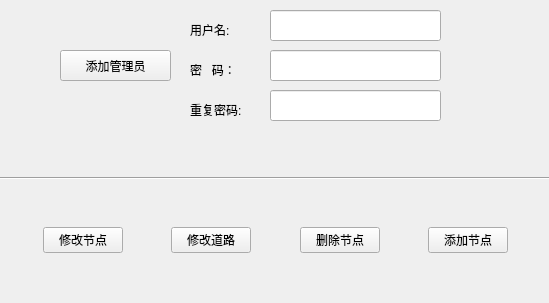
<?xml version="1.0" encoding="UTF-8"?>
<ui version="4.0">
 <class>loada</class>
 <widget class="QWidget" name="loada">
  <property name="geometry">
   <rect>
    <x>0</x>
    <y>0</y>
    <width>549</width>
    <height>303</height>
   </rect>
  </property>
  <property name="windowTitle">
   <string>Form</string>
  </property>
  <widget class="QLineEdit" name="name">
   <property name="geometry">
    <rect>
     <x>270</x>
     <y>10</y>
     <width>171</width>
     <height>31</height>
    </rect>
   </property>
  </widget>
  <widget class="QPushButton" name="add">
   <property name="geometry">
    <rect>
     <x>60</x>
     <y>50</y>
     <width>111</width>
     <height>31</height>
    </rect>
   </property>
   <property name="text">
    <string>添加管理员</string>
   </property>
  </widget>
  <widget class="QLabel" name="label">
   <property name="geometry">
    <rect>
     <x>190</x>
     <y>20</y>
     <width>69</width>
     <height>19</height>
    </rect>
   </property>
   <property name="text">
    <string>用户名:</string>
   </property>
  </widget>
  <widget class="QLabel" name="label_2">
   <property name="geometry">
    <rect>
     <x>190</x>
     <y>60</y>
     <width>69</width>
     <height>19</height>
    </rect>
   </property>
   <property name="text">
    <string>密   码：</string>
   </property>
  </widget>
  <widget class="QLabel" name="label_3">
   <property name="geometry">
    <rect>
     <x>190</x>
     <y>100</y>
     <width>69</width>
     <height>19</height>
    </rect>
   </property>
   <property name="text">
    <string>重复密码:</string>
   </property>
  </widget>
  <widget class="QLineEdit" name="pass">
   <property name="geometry">
    <rect>
     <x>270</x>
     <y>50</y>
     <width>171</width>
     <height>31</height>
    </rect>
   </property>
  </widget>
  <widget class="QLineEdit" name="pass2">
   <property name="geometry">
    <rect>
     <x>270</x>
     <y>90</y>
     <width>171</width>
     <height>31</height>
    </rect>
   </property>
  </widget>
  <widget class="QLabel" name="tishi">
   <property name="geometry">
    <rect>
     <x>210</x>
     <y>130</y>
     <width>201</width>
     <height>21</height>
    </rect>
   </property>
   <property name="text">
    <string/>
   </property>
  </widget>
  <widget class="Line" name="line">
   <property name="geometry">
    <rect>
     <x>0</x>
     <y>170</y>
     <width>551</width>
     <height>16</height>
    </rect>
   </property>
   <property name="orientation">
    <enum>Qt::Horizontal</enum>
   </property>
  </widget>
  <widget class="QWidget" name="horizontalLayoutWidget">
   <property name="geometry">
    <rect>
     <x>0</x>
     <y>180</y>
     <width>551</width>
     <height>121</height>
    </rect>
   </property>
   <layout class="QHBoxLayout" name="horizontalLayout">
    <item>
     <spacer name="horizontalSpacer">
      <property name="orientation">
       <enum>Qt::Horizontal</enum>
      </property>
      <property name="sizeHint" stdset="0">
       <size>
        <width>40</width>
        <height>20</height>
       </size>
      </property>
     </spacer>
    </item>
    <item>
     <widget class="QPushButton" name="modify">
      <property name="text">
       <string>修改节点</string>
      </property>
     </widget>
    </item>
    <item>
     <spacer name="horizontalSpacer_5">
      <property name="orientation">
       <enum>Qt::Horizontal</enum>
      </property>
      <property name="sizeHint" stdset="0">
       <size>
        <width>40</width>
        <height>20</height>
       </size>
      </property>
     </spacer>
    </item>
    <item>
     <widget class="QPushButton" name="modedge">
      <property name="text">
       <string>修改道路</string>
      </property>
     </widget>
    </item>
    <item>
     <spacer name="horizontalSpacer_2">
      <property name="orientation">
       <enum>Qt::Horizontal</enum>
      </property>
      <property name="sizeHint" stdset="0">
       <size>
        <width>40</width>
        <height>20</height>
       </size>
      </property>
     </spacer>
    </item>
    <item>
     <widget class="QPushButton" name="delete_2">
      <property name="text">
       <string>删除节点</string>
      </property>
     </widget>
    </item>
    <item>
     <spacer name="horizontalSpacer_3">
      <property name="orientation">
       <enum>Qt::Horizontal</enum>
      </property>
      <property name="sizeHint" stdset="0">
       <size>
        <width>40</width>
        <height>20</height>
       </size>
      </property>
     </spacer>
    </item>
    <item>
     <widget class="QPushButton" name="addnode">
      <property name="text">
       <string>添加节点</string>
      </property>
     </widget>
    </item>
    <item>
     <spacer name="horizontalSpacer_4">
      <property name="orientation">
       <enum>Qt::Horizontal</enum>
      </property>
      <property name="sizeHint" stdset="0">
       <size>
        <width>40</width>
        <height>20</height>
       </size>
      </property>
     </spacer>
    </item>
   </layout>
  </widget>
 </widget>
 <resources/>
 <connections/>
</ui>
